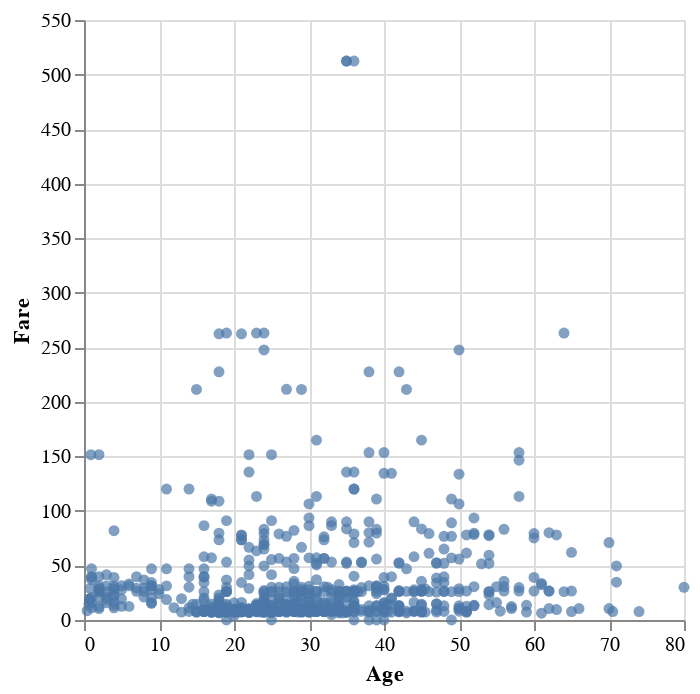

Notebook code cell kept with this figure:
### Markdown cell above
I eksemplene ovenfor utledes datatypen for hvert felt automatisk av `altair` basert på datatypen i `pandas`-datarammen. Vi kan også angi datatypen eksplisitt til `altair` ved å annotere feltnavnet. Disse begrepene for dataene bør være kjent fra ukens forelesninger. 
- N» indikerer en *nominell* type (uordnede, kategoriske data),
- O» indikerer en *ordinal* type (rangordnede, kategoriske data),
- Q` indikerer en *kvantitativ* type (numeriske data), og
- T» indikerer en *temporal* type (dato/tid-data).

Vi kan for eksempel skrive `alt.X("Age:Q")` for å eksplisitt angi `Age` som en *kvantitativ* datatype med ordnede, kontinuerlige verdier.

***OBS:** Eksplisitt annotering av datatyper er nødvendig når data lastes inn fra en URL-lenke og hopper over Pandas dataframe-trinnet. Vi må også annotere data når vi ikke ønsker å bruke datatypen som ble utledet automatisk.

### Code cell
# modify this code to ask a different question 
alt.Chart(titanic).mark_circle().encode(
    alt.X("Age:Q"), 
    alt.Y("Fare:Q")
)

### Figure 1 — Vega-Lite specification as saved in the notebook (floating-point values rounded to 4 significant figures; data arrays with more than 128 entries replaced by an {"elided": "..."} marker saying what was removed)
{"config": {"view": {"continuousWidth": 300, "continuousHeight": 300}}, "data": {"name": "data-2f197e4cae7380eb4d030be9f5f6b8b9"}, "mark": {"type": "circle"}, "encoding": {"x": {"field": "Age", "type": "quantitative"}, "y": {"field": "Fare", "type": "quantitative"}}, "$schema": "https://vega.github.io/schema/vega-lite/v5.20.1.json", "datasets": {"data-2f197e4cae7380eb4d030be9f5f6b8b9": {"elided": "891 records"}}}
